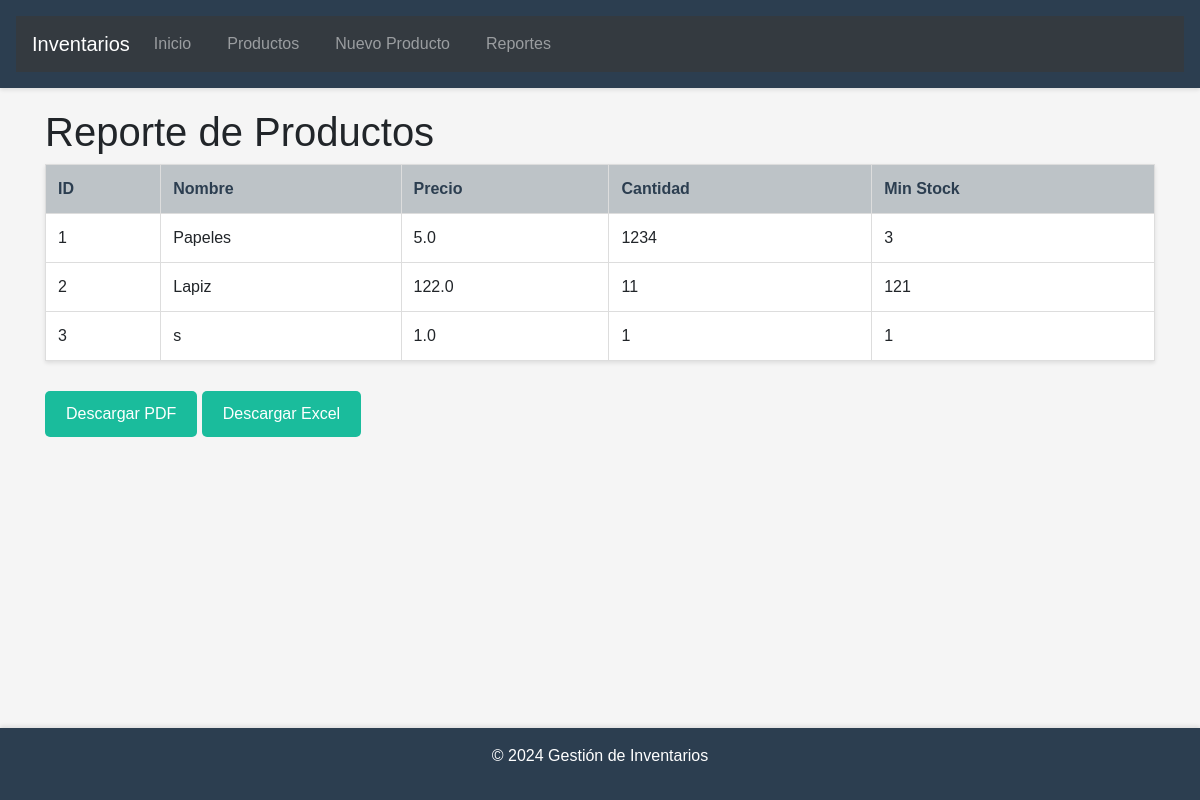
/reportes, run on an earlier commit of the app's database.
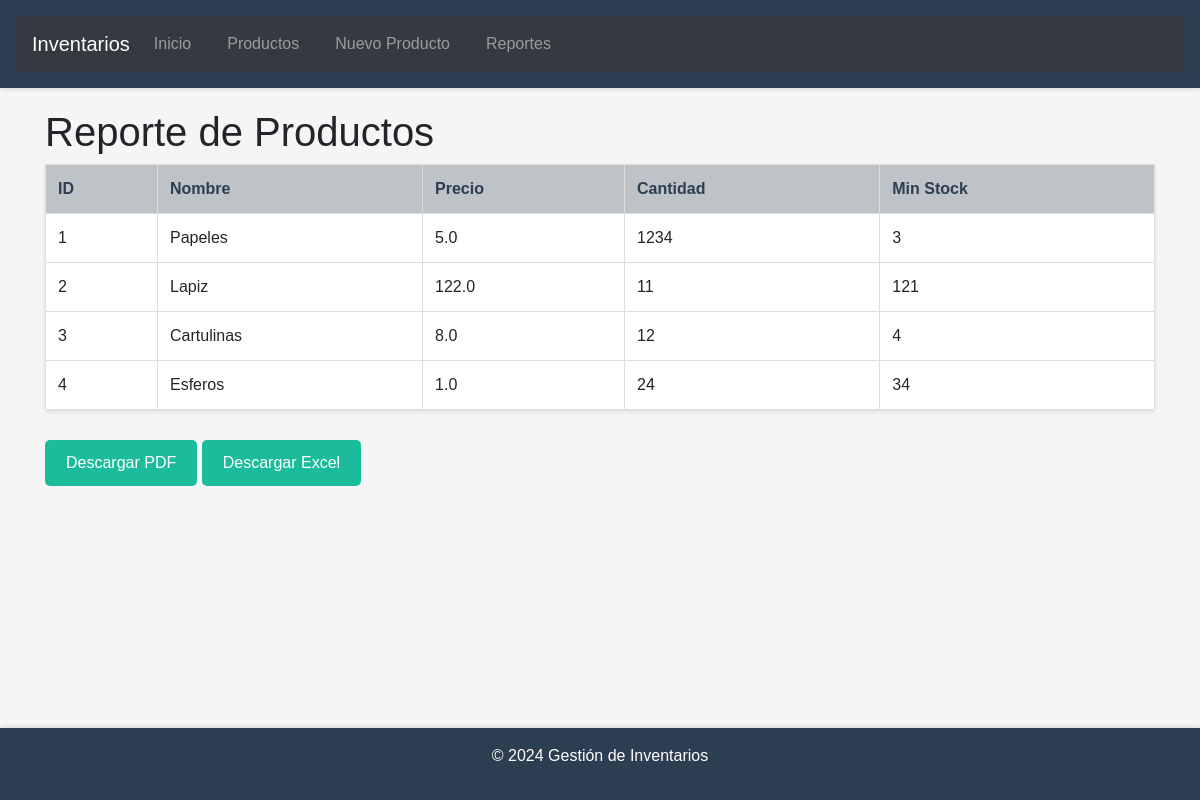
And on a later commit of the database.
### models.py (models this page shows)
class Producto(db.Model):
    id = db.Column(db.Integer, primary_key=True)
    nombre = db.Column(db.String(100), nullable=False)
    precio = db.Column(db.Float, nullable=False)
    cantidad = db.Column(db.Integer, nullable=False)
    min_stock = db.Column(db.Integer, nullable=False)

### routes.py (the view)
@app.route('/reportes')
def reportes():
    productos = Producto.query.all()
    return render_template('reportes.html', productos=productos)

### templates/reportes.html
{% extends "base.html" %}
{% block content %}
<h1>Reporte de Productos</h1>
<table>
    <thead>
        <tr>
            <th>ID</th>
            <th>Nombre</th>
            <th>Precio</th>
            <th>Cantidad</th>
            <th>Min Stock</th>
        </tr>
    </thead>
    <tbody>
        {% for producto in productos %}
        <tr>
            <td>{{ producto.id }}</td>
            <td>{{ producto.nombre }}</td>
            <td>{{ producto.precio }}</td>
            <td>{{ producto.cantidad }}</td>
            <td>{{ producto.min_stock }}</td>
        </tr>
        {% endfor %}
    </tbody>
</table>
<a href="{{ url_for('download_report', file_type='pdf') }}" class="btn btn-create">Descargar PDF</a>
<a href="{{ url_for('download_report', file_type='excel') }}" class="btn btn-create">Descargar Excel</a>
{% endblock %}

What changed in the data, as far as the page shows it:
changed Producto id 3: nombre "s" → "Cartulinas"; precio "1.0" → "8.0"; cantidad "1" → "12"; min_stock "1" → "4"
added Producto: id "4", nombre "Esferos", precio "1.0", cantidad "24", min_stock "34"
